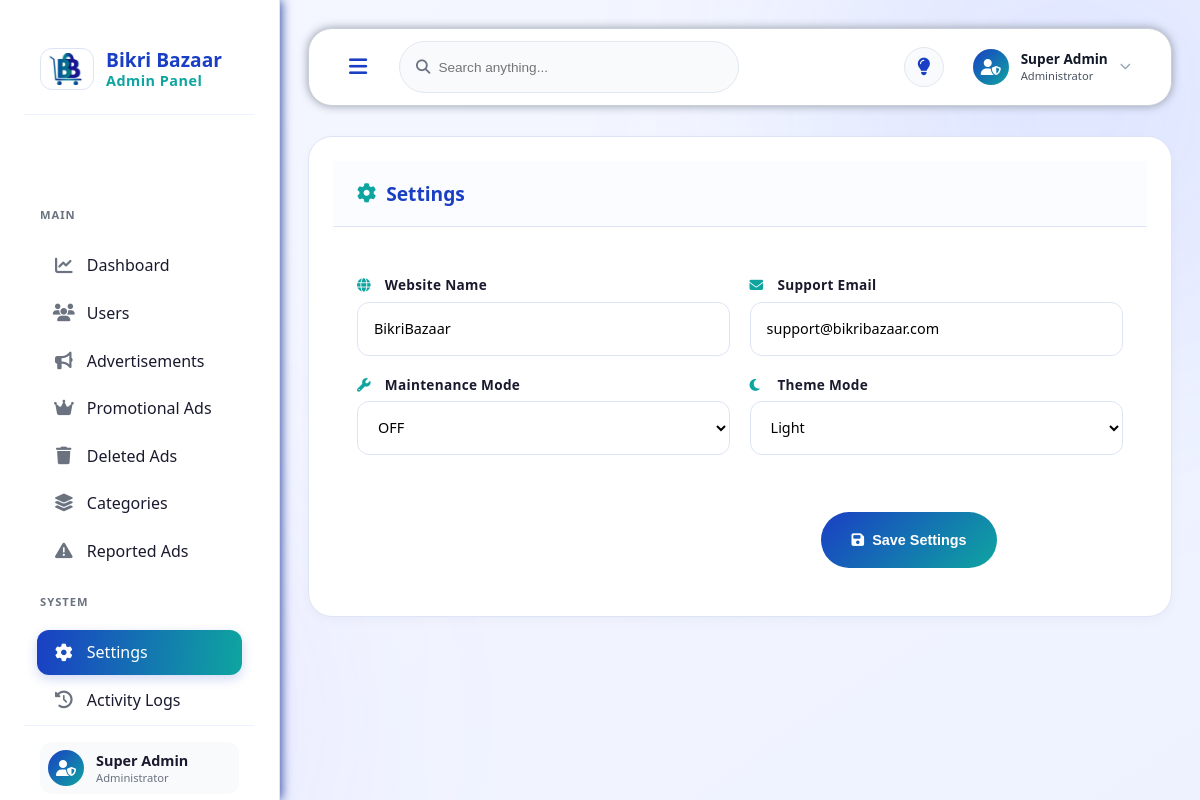
The app's page /admin_page.php?page=settings with its own data.
### tables this page shows
CREATE TABLE `settings` (
  `id` int NOT NULL AUTO_INCREMENT,
  `site_name` varchar(255) DEFAULT NULL,
  `support_email` varchar(255) DEFAULT NULL,
  `maintenance_mode` enum('on','off') DEFAULT 'off',
  `theme_mode` enum('light','dark') DEFAULT 'light',
  PRIMARY KEY (`id`)
);

### public/admin_page.php (called while the page is built, shortened)
<?php
require_once '../modules/admin/admin_view.php';
?>

### modules/admin/settings/settings_data.php (called while the page is built, shortened)
<?php
require_once __DIR__ . '/../../../shared/db.php';
$settings_query = mysqli_query(
    $conn,
    "SELECT *
     FROM settings
     LIMIT 1"
);
$settings = mysqli_fetch_assoc($settings_query);
?>

### modules/admin/settings/settings_view.php (the view, shortened to what this page needs)
<?php require_once __DIR__ . '/settings_data.php'; ?>
<div class="table-card">
    <div class="table-header">
        <h3>
            <i class="fa-solid fa-gear"></i>
            Settings
        </h3>
    </div>
    <form id="settingsForm" action="../modules/admin/settings/update_settings.php" method="POST">
        <div class="form-grid">
            <div class="form-group">
                <label><i class="fa-solid fa-globe"></i> Website Name</label>
                <input type="text" name="site_name"
                       value="<?php echo htmlspecialchars($settings['site_name']); ?>">
            </div>
            <div class="form-group">
                <label><i class="fa-solid fa-envelope"></i> Support Email</label>
                <input type="email" name="support_email"
                       value="<?php echo htmlspecialchars($settings['support_email']); ?>">
            </div>
            <div class="form-group">
                <label><i class="fa-solid fa-wrench"></i> Maintenance Mode</label>
                <select name="maintenance_mode">
                    <option value="off" <?php echo ($settings['maintenance_mode'] === 'off') ? 'selected' : ''; ?>>OFF</option>
                </select>
            </div>
            <div class="form-group">
                <label><i class="fa-solid fa-moon"></i> Theme Mode</label>
                <select name="theme_mode">
                    <option value="light" <?php echo ($settings['theme_mode'] === 'light') ? 'selected' : ''; ?>>Light</option>
                </select>
            </div>
        </div>
        <button type="submit" class="save-btn">
            <i class="fa-solid fa-floppy-disk"></i> Save Settings
        </button>
    </form>
</div>

### modules/admin/assets/css/style.css (style rules this page uses)
* { margin: 0; padding: 0; box-sizing: border-box; }
body { font-family: "Segoe UI", sans-serif; background: linear-gradient(to bottom right,#f5f7ff,#eef2ff); overflow-x: hidden; position: relative; }
body::before { content: ""; position: fixed; width: 500px; height: 500px; background: rgba(91,124,255,0.12); border-radius: 50%; top: -150px; right: -120px; filter: blur(120px); z-index: -1; }
body::after { content: ""; position: fixed; width: 400px; height: 400px; background: rgba(127,92,255,0.10); border-radius: 50%; bottom: -120px; left: -120px; filter: blur(120px); z-index: -1; }
button { border: none; outline: none; cursor: pointer; }

### modules/admin/assets/css/dashboard.css (style rules this page uses)
.table-card { background: rgba(255,255,255,0.75); backdrop-filter: blur(18px); border-radius: 28px; padding: 24px; border: 1px solid rgba(230,230,230,0.8); box-shadow: 0 15px 35px rgba(91,124,255,0.06); }
.table-header { display: flex; align-items: center; justify-content: space-between; margin-bottom: 24px; }
.table-header h3 { font-size: 24px; color: #1f2937; }
.form-grid { display: grid; grid-template-columns: repeat(2,1fr); gap: 22px; }
.form-group { display: flex; flex-direction: column; gap: 10px; }
.form-group label { font-size: 14px; font-weight: 600; color: #374151; }
.form-group input, .form-group select { height: 54px; border-radius: 16px; border: 1px solid rgba(220,220,220,0.8); padding: 0 16px; font-size: 15px; outline: none; transition: 0.3s; background: rgba(249,250,251,0.9); }
.save-btn { margin-top: 28px; width: 100%; height: 56px; border-radius: 18px; border: none; background: linear-gradient(135deg,#5b7cff,#7f5cff); color: white; font-size: 16px; font-weight: 600; cursor: pointer; transition: 0.3s; }

### modules/admin/settings/settings_view.php (style rules this page uses)
:root { --primary: #1a3fc4; --teal: #0ea5a0; --grad: linear-gradient(135deg, #1a3fc4 0%, #0ea5a0 100%); --surface: #f4f7ff; --border: #dde4f5; --text: #1a1a2e; --muted: #6b7280; }
.table-card { background: #fff; border-radius: 24px; border: 1px solid var(--border); overflow: hidden; margin-bottom: 2rem; box-shadow: 0 4px 12px rgba(0,0,0,0.03); }
.table-header { padding: 1.2rem 1.5rem; border-bottom: 1px solid var(--border); background: #fafcff; }
.table-header h3 { font-size: 1.2rem; font-weight: 800; color: var(--primary); margin: 0; display: flex; align-items: center; gap: 10px; }
.table-header h3 i { color: var(--teal); }
form { padding: 1.5rem; }
.form-grid { display: grid; grid-template-columns: repeat(auto-fit, minmax(280px, 1fr)); gap: 1.2rem; margin-bottom: 1.8rem; }
.form-group { display: flex; flex-direction: column; gap: 0.45rem; }
.form-group label { font-size: 0.85rem; font-weight: 700; color: var(--text); letter-spacing: 0.3px; }
.form-group label i { margin-right: 6px; color: var(--teal); width: 18px; }
.form-group input, .form-group select { padding: 0.7rem 1rem; border: 1.5px solid var(--border); border-radius: 12px; font-size: 0.9rem; font-family: inherit; background: #fff; transition: all 0.2s; outline: none; }
.save-btn { background: var(--grad); color: white; border: none; border-radius: 40px; padding: 0.75rem 1.5rem; font-size: 0.9rem; font-weight: 700; cursor: pointer; transition: all 0.2s; display: inline-flex; align-items: center; gap: 8px; width: 23%; justify-content: center; text-align: center; left: 50px; position: relative; left: 29rem; }

### records on screen
settings: site_name "BikriBazaar", support_email "support@bikribazaar.com", maintenance_mode "OFF", theme_mode "Light"
